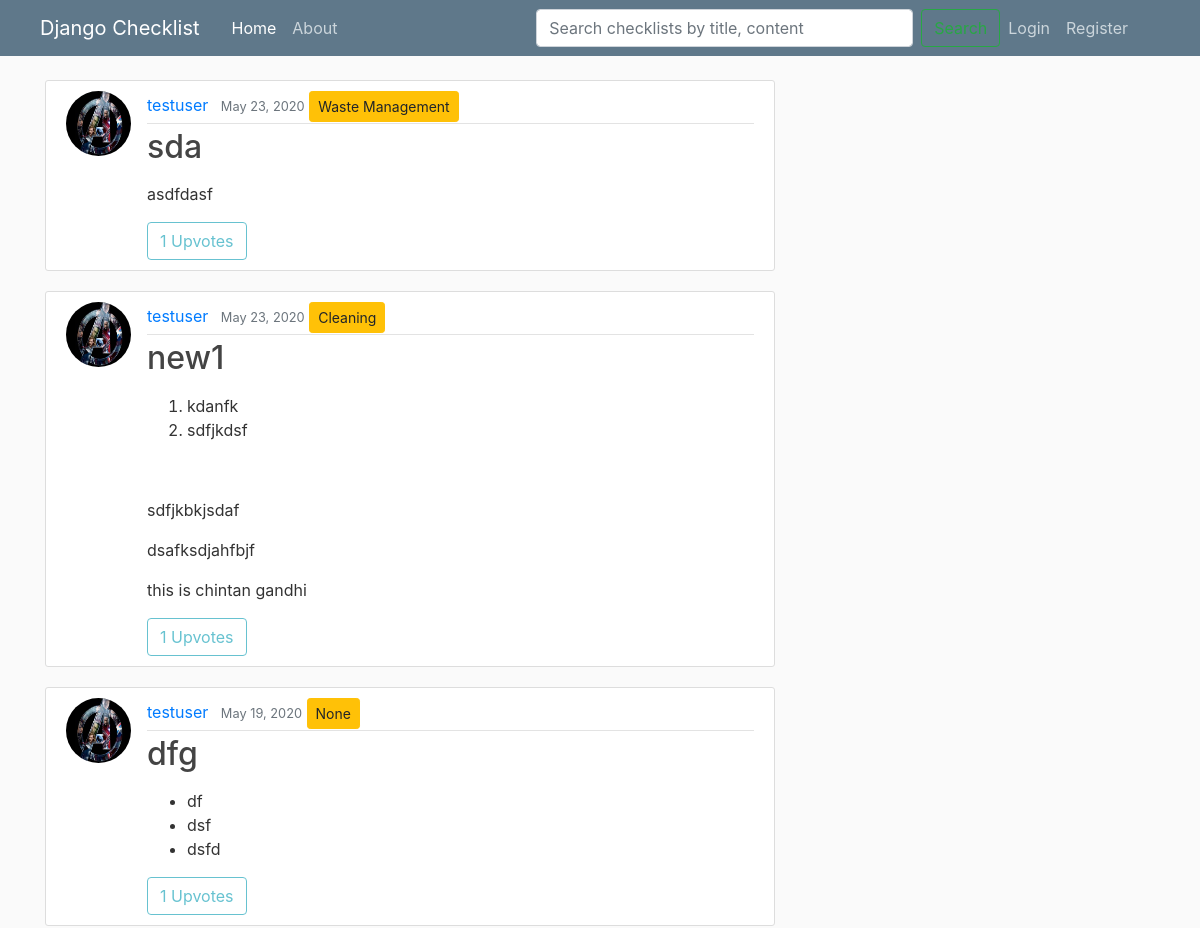
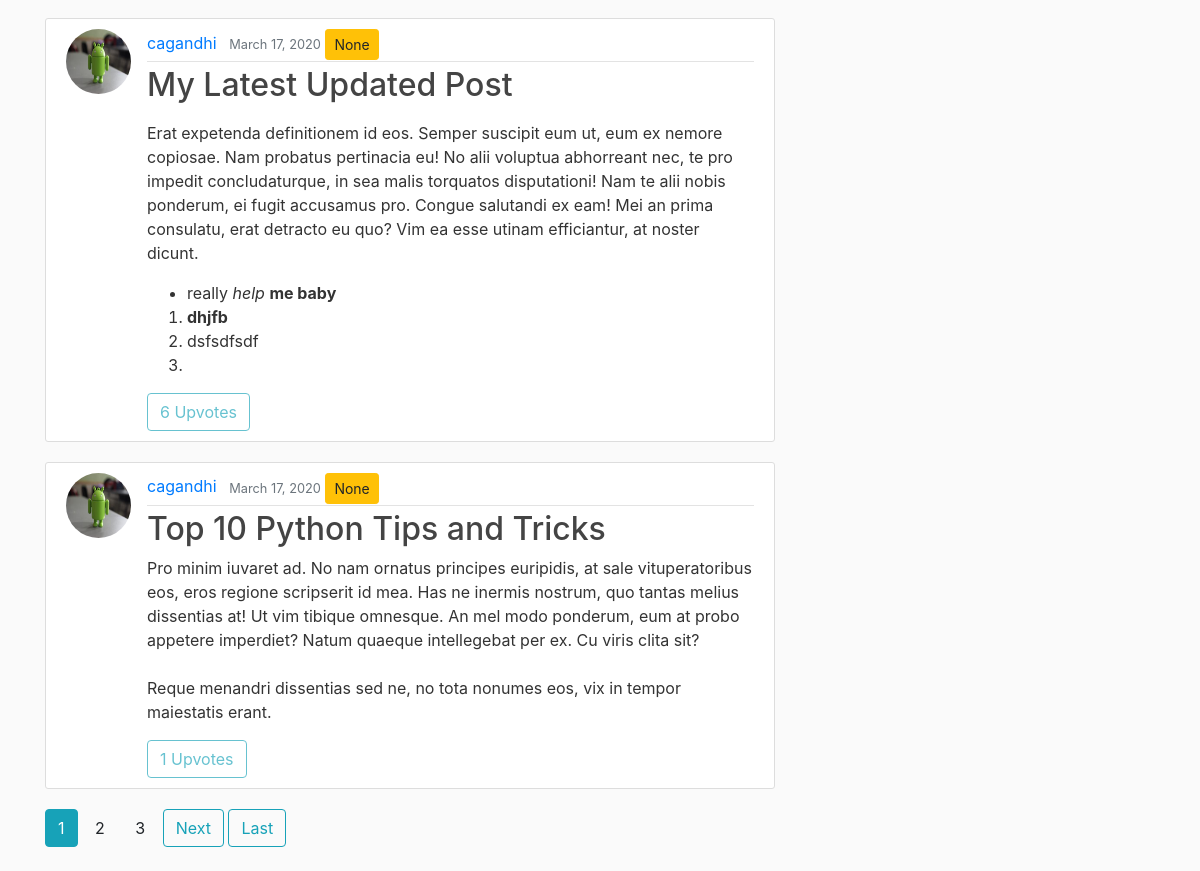
Before: / with the older database file (2 pictures, top to bottom).
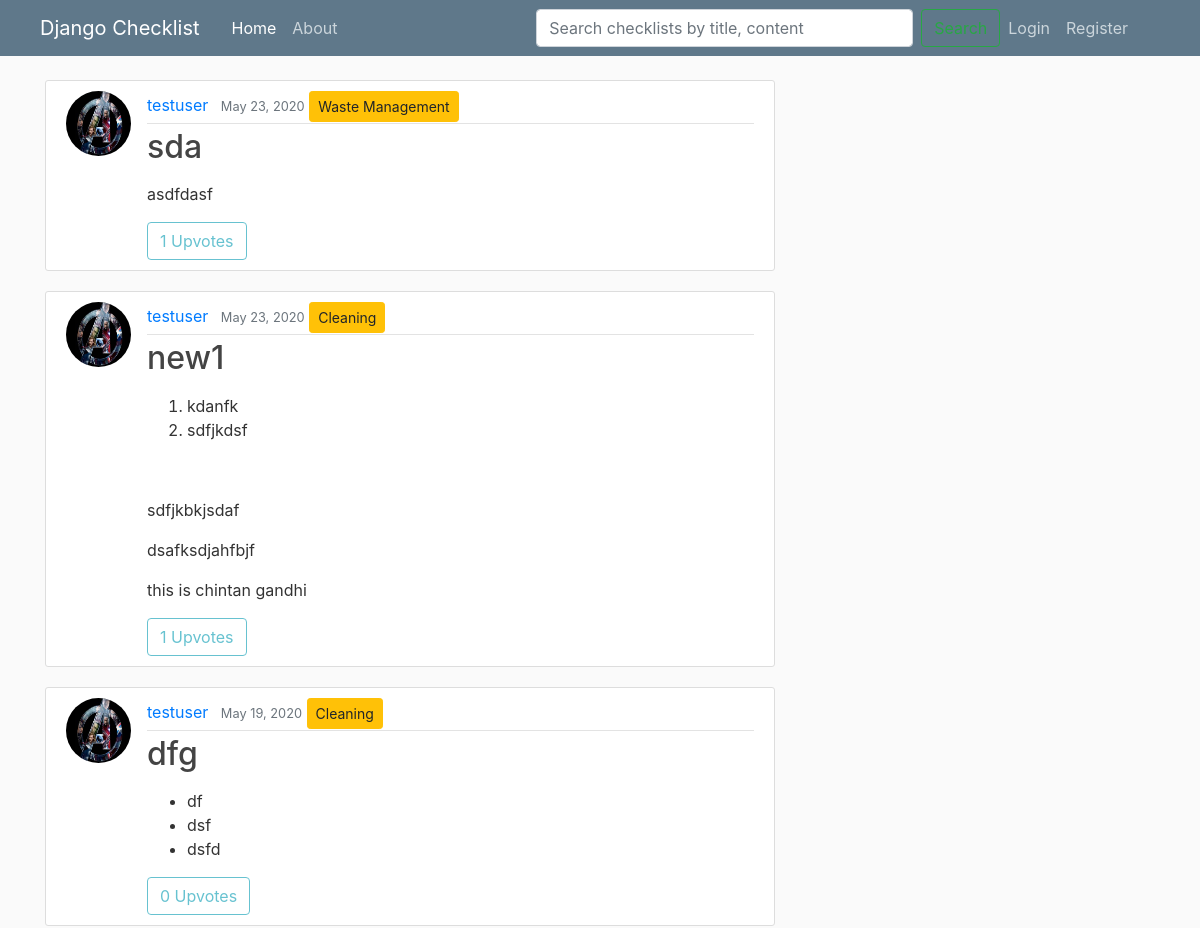
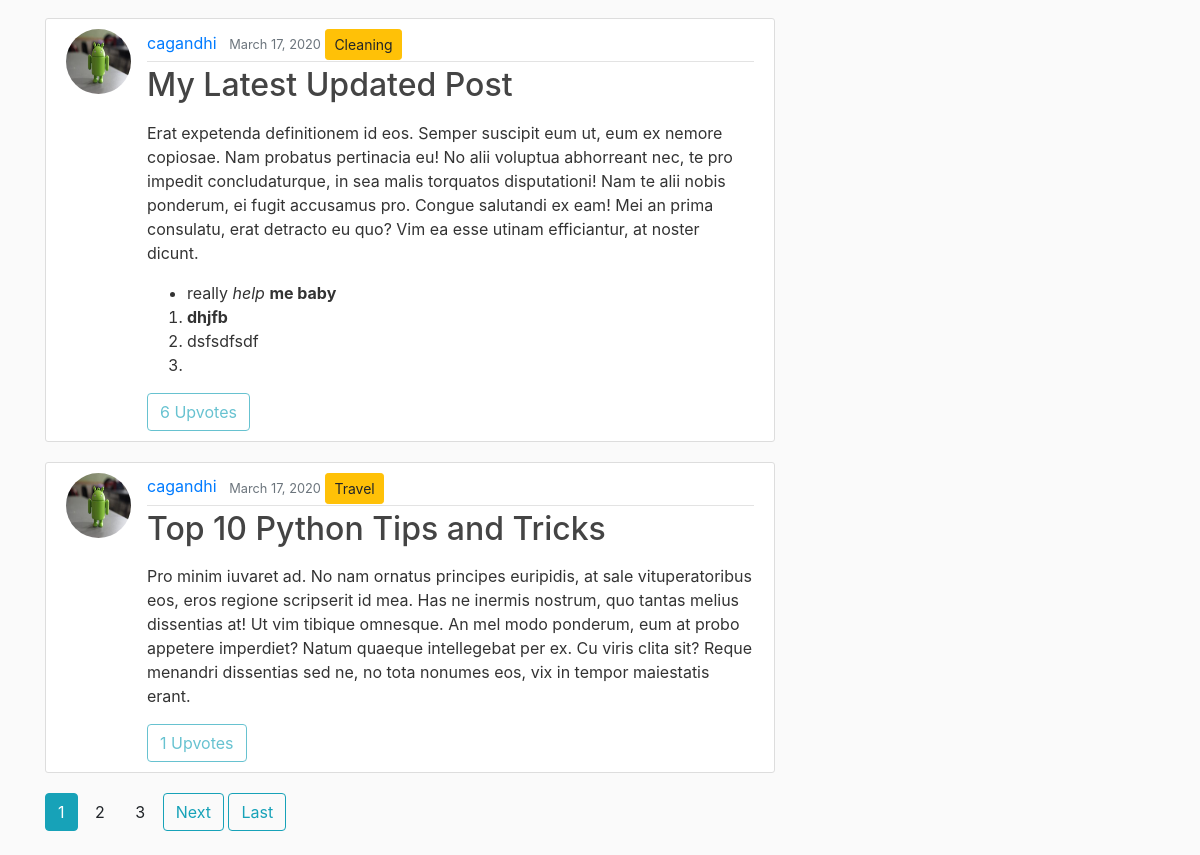
After: the same page with the newer database file (2 pictures, top to bottom).
### checklist/models.py (models this page shows, shortened)
class Checklist(models.Model):
	title = models.CharField(max_length=100)
	content = RichTextField()
	date_posted = models.DateTimeField(default=timezone.now)
	author = models.ForeignKey(User, on_delete = models.CASCADE)
	visibility = models.IntegerField(default=0)
	category = models.ForeignKey('Category', null=True, on_delete = models.SET_NULL)

class Category(models.Model):
	name = models.CharField(max_length=30)
	def __str__(self):
		return self.name

### users/models.py (models this page shows, shortened)
class Profile(models.Model):
	user = models.OneToOneField(User, on_delete = models.CASCADE)
	image = models.ImageField(default='default.jpg', upload_to='profile_pics')

### checklist/views.py (the view)
# urls.py: path('', ChecklistListView.as_view(), name='checklist-home'),
class ChecklistListView(ListView):
	model = Checklist
	template_name = 'checklist/home.html' # <app_name>/<model>_<viewtype>.html
	paginate_by = 5
	def get_context_data(self, **kwargs):
		context = super(ChecklistListView, self).get_context_data(**kwargs)
		upvotes_cnt_list = []
		checklists_var = Checklist.objects.all().order_by('-date_posted')
		for checklist in checklists_var:
			upvotes_cnt_list.append(Upvote.objects.filter(checklist=checklist).count())
		checklist_upvotes = zip(checklists_var, upvotes_cnt_list)
		paginator = Paginator(list(checklist_upvotes), self.paginate_by)
		page = self.request.GET.get('page')
		try:
			page_checklist_upvotes = paginator.page(page)
		except PageNotAnInteger:
			page_checklist_upvotes = paginator.page(1)
		except EmptyPage:
			page_checklist_upvotes = paginator.page(paginator.num_pages)
		context['checklist_upvotes'] = page_checklist_upvotes
		context['title'] = 'home'
		context['is_paginated'] = page_checklist_upvotes.has_other_pages
		return context

### checklist/templates/checklist/home.html (shortened to what this page needs)
{% extends "checklist/base.html" %}
{% block content %}
	{% for checklist, uvote in checklist_upvotes %}
		<article class="media content-section">
			<img class="rounded-circle article-img" src="{{ checklist.author.profile.image.url }}">
			<div class="media-body">
				<div class="article-metadata">
					<a class="mr-2" href="{% url 'user-checklists' checklist.author.username %}">{{ checklist.author }}</a>
					<small class="text-muted">{{ checklist.date_posted|date:'F d, Y' }}</small>
					<a class="btn btn-sm btn-warning" href="{% url 'category' checklist.category %}" >{{ checklist.category }}</a>
				</div>
				<h2><a class="article-title" href="{% url 'checklist-detail' checklist.id %}">{{ checklist.title }}</a></h2>
				<p class="article-content">{{ checklist.content|safe }}</p>
				{% if user.is_authenticated and checklist.author.username != user.username %}
					<a class="btn btn-outline-info" href="{% url 'checklist-upvote' checklist.id %}">Upvote | {{ uvote }}</a>
					<a class="btn btn-outline-info" href="{% url 'checklist-bookmark' checklist.id %}">Bookmark</a>
				{% else %}
					<a class="btn btn-outline-info disabled">{{ uvote }} Upvotes</a>
				{% endif %}
			</div>
		</article>
	{% endfor %}
	{% if is_paginated %}
		{% for num in checklist_upvotes.paginator.page_range %}
			{% if num == checklist_upvotes.number %}
				<a class="btn btn-info mb-4" href="?page={{ num }}">{{ num }}</a>
			{% elif num > checklist_upvotes.number|add:'-3' and num < checklist_upvotes.number|add:'3' %}
				<a class="btn btn-info-outline mb-4" href="?page={{ num }}">{{ num }}</a>
			{% endif %}
		{% endfor %}
		{% if checklist_upvotes.has_next %}
			<a class="btn btn-outline-info mb-4" href="?page={{ checklist_upvotes.next_page_number }}">Next</a>
			<a class="btn btn-outline-info mb-4" href="?page={{ checklist_upvotes.paginator.num_pages }}">Last</a>
		{% endif %}
	{% endif %}
{% endblock content  %}

Changed rows visible on the page:
changed Checklist "dfg": category "None" → "Cleaning"; visibility "1" → "0"
changed Checklist "My Latest Updated Post": category "None" → "Cleaning"
changed Checklist "Top 10 Python Tips and Tricks": category "None" → "Travel"
